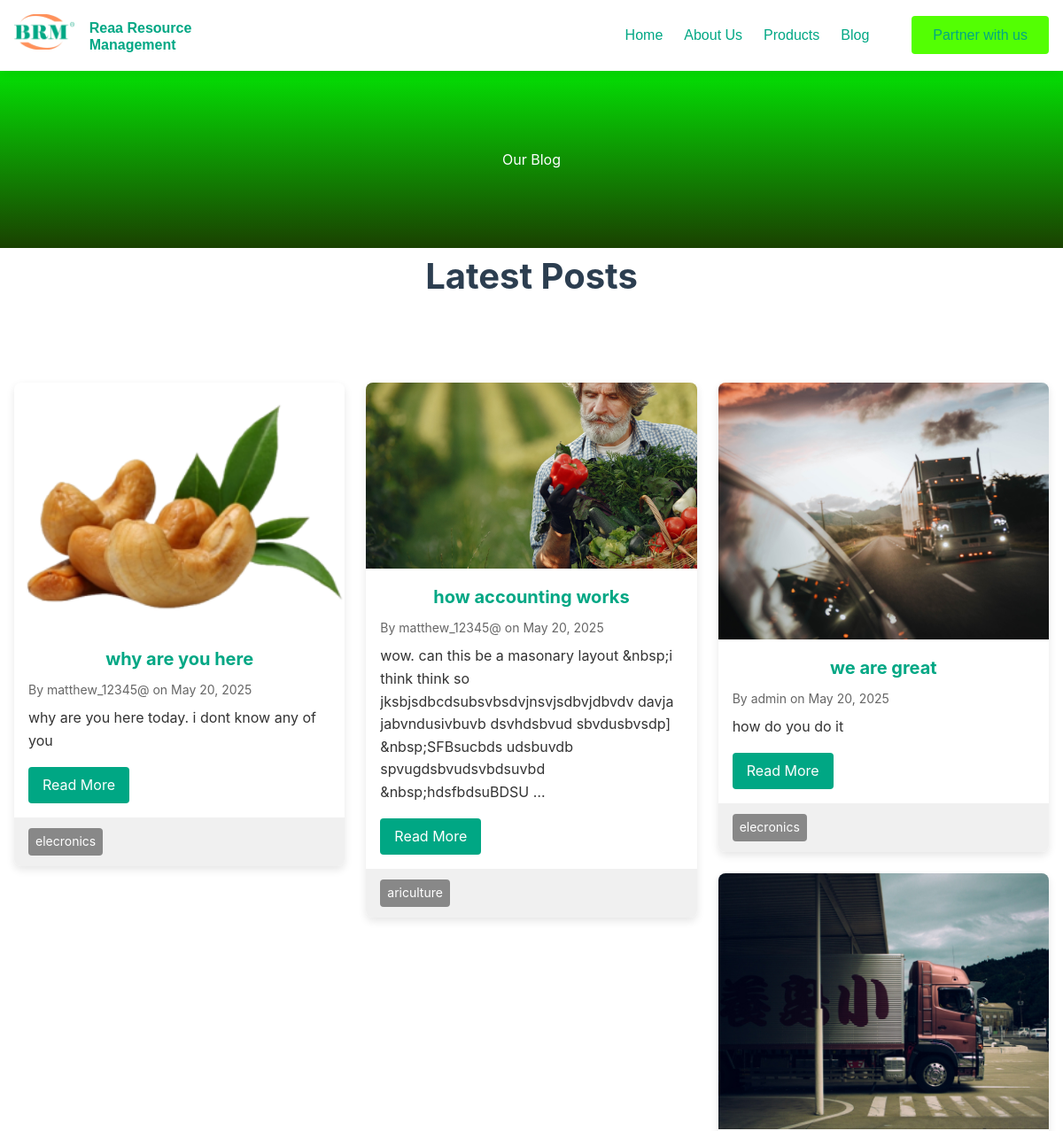
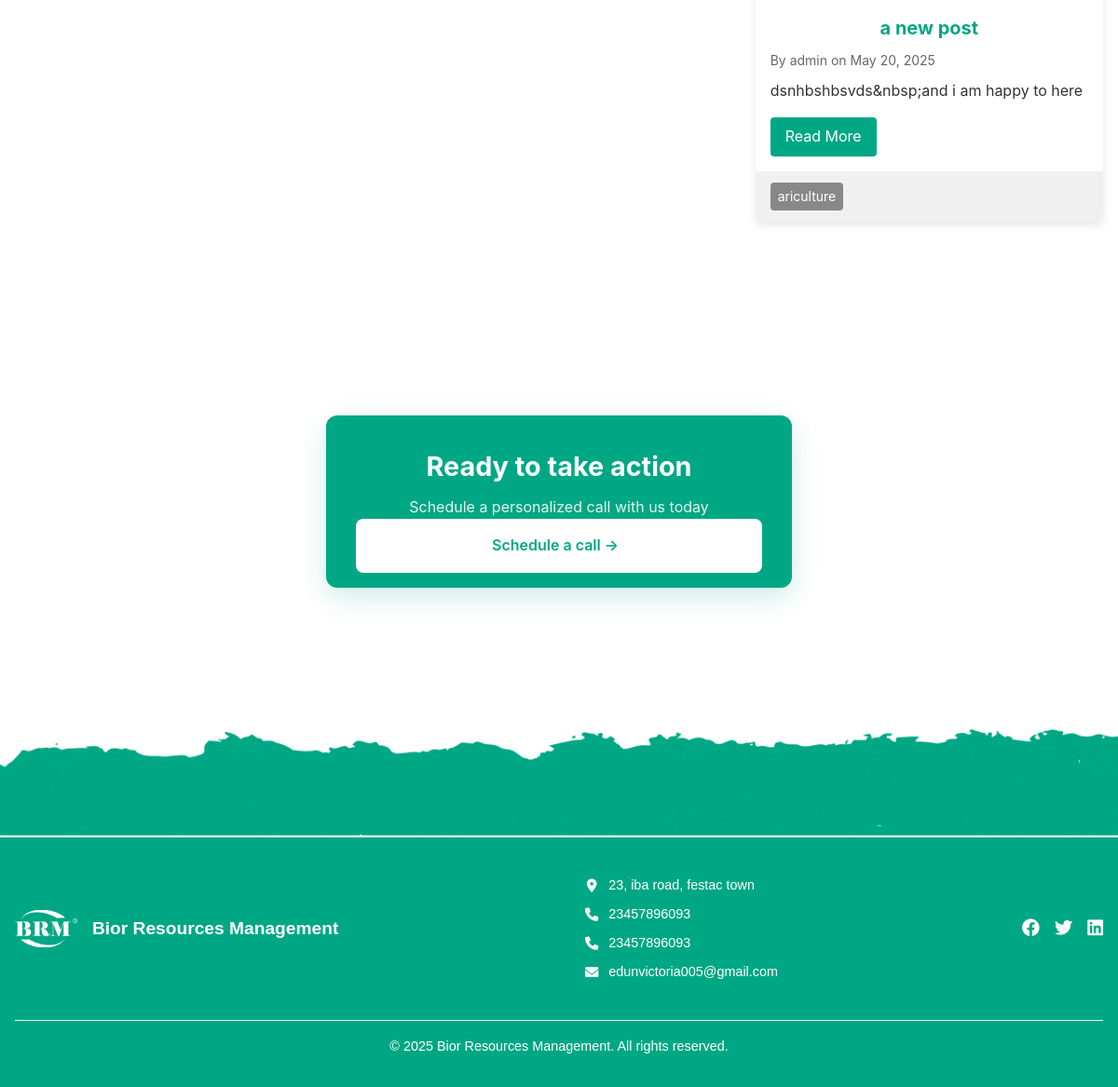
Screenshot of /blog/ with the database file from the repository (2 pictures, top to bottom).
### rearm/models.py (models this page shows, shortened)
class Navbar(models.Model):
    logo = models.ImageField(upload_to='navbar/')  # Stores in `media/navbar/`
    site_name = models.CharField(max_length=100)
    def logo_preview(self):
        if self.logo:
            return mark_safe(f'<img src="{self.logo.url}" width="50" />')
        return "No Logo"
    logo_preview.short_description = 'Preview'

class CompanyInfo(models.Model):
    name = models.CharField(max_length=100)
    logo = models.ImageField(upload_to='company/')
    address = models.TextField()
    phone_number_1 = models.CharField(max_length=20)
    phone_number_2 = models.CharField(max_length=20, blank=True, null=True)
    email = models.EmailField()
    class Meta:
        verbose_name_plural = "Company Info"

class SocialMedia(models.Model):
    PLATFORMS = [
        ('facebook', 'Facebook'),
        ('twitter', 'Twitter'),
        ('instagram', 'Instagram'),
        ('linkedin', 'LinkedIn'),
        ('youtube', 'YouTube'),
    ]
    company = models.ForeignKey(CompanyInfo, on_delete=models.CASCADE, related_name='social_media')
    platform = models.CharField(max_length=20, choices=PLATFORMS)
    url = models.URLField()
    def icon_class(self):
        return f"fab fa-{self.platform}"

### blog/models.py (models this page shows, shortened)
class Post(models.Model):
    title = models.CharField(max_length=200)
    slug = models.SlugField(unique=True, max_length=200)
    author = models.ForeignKey(User, on_delete=models.CASCADE)
    content = CKEditor5Field('Text', config_name='extends')
    featured_image = models.ImageField(upload_to='blog_images/', blank=True, null=True)
    categories = models.ManyToManyField(Category)
    created_at = models.DateTimeField(auto_now_add=True)
    updated_at = models.DateTimeField(auto_now=True)
    is_published = models.BooleanField(default=False)
    class Meta:
        ordering = ['-created_at']
    def get_absolute_url(self):
        return reverse('post_detail', kwargs={'slug': self.slug})

class Category(models.Model):
    name = models.CharField(max_length=100)
    slug = models.SlugField(unique=True)

### blog/views.py (the view)
# urls.py: path('', home, name='post_list'),
def home(request):
    posts = Post.objects.filter(is_published=True).order_by('-created_at')
    featured_posts = Post.objects.filter(is_published=True).order_by('-created_at')[:3]
    recent_posts = Post.objects.filter(is_published=True).order_by('-created_at')[3:6]
    categories = Category.objects.all()
    if request.method == 'POST':
        form = NewsletterForm(request.POST)
        if form.is_valid():
            form.save()
            return JsonResponse({'success': True})
        return JsonResponse({'success': False, 'errors': form.errors})
    else:
        form = NewsletterForm()
    return render(request, 'blog/post_list.html', {
        'posts': posts,
        'featured_posts': featured_posts,
        'recent_posts': recent_posts,
        'categories': categories,
        'newsletter_form': form
    })

### rearm/context_processors.py (called while the page is built)
def global_context(request):
    context = {}
    context['navbar'] = Navbar.objects.first()
    context['hero_sections'] = {
        hero.page: hero for hero in HeroSection.objects.all()
    } if HeroSection.objects.exists() else {}
    context['company'] = CompanyInfo.objects.first()
    context['current_year'] = datetime.now().year
    return context

### blog/templates/blog/post_list.html (shortened to what this page needs)
{% extends "base.html" %}
{% load static %}
{% block content %}
<div class="news-splash">Our Blog</div>
 <div class="container fade-in-on-scroll hidden-section ">
        <h1>{% if category %}{{ category.name }}{% else %}Latest Posts{% endif %}</h1>
        <div class="masonry" data-aos="fade-up" data-aos-delay="100">
            {% for post in posts %}
            <div class="masonry-item">
                <div class="card">
                    {% if post.featured_image %}
                    <img src="{{ post.featured_image.url }}" alt="{{ post.title }}">
                    {% endif %}
                    <div class="card-body">
                        <h2>{{ post.title }}</h2>
                        <div class="meta">By {{ post.author }} on {{ post.created_at|date:"M d, Y" }}</div>
                        <p>{{ post.content|striptags|truncatewords:20 }}</p>
                        <a href="{{ post.get_absolute_url }}">Read More</a>
                    </div>
                    <div class="card-footer">
                        {% for category in post.categories.all %}
                        <span class="badge">{{ category.name }}</span>
                        {% endfor %}
                    </div>
                </div>
            </div>
            {% endfor %}
        </div>
    </div>
    {% include "includes/book_demo_banner.html" %}
{% endblock %}

### templates/includes/navbar.html (shortened to what this page needs)
{% load static %}
<nav class="navbar">
  <div class="navbar-container">
    <div class="brand-wrapper">
      {% if navbar %}
        <a href="/" class="navbar-brand">
          <img src="{{ navbar.logo.url }}" alt="{{ navbar.site_name }}" class="logo">
          <span class="site-name">{{ navbar.site_name }}</span>
        </a>
      {% else %}
        <a href="/" class="navbar-brand">
          <img src="{% static 'images/default-logo.png' %}" alt="Default Logo" class="logo">
          <span class="site-name">My Site</span>
        </a>
      {% endif %}
    </div>
    <div class="navbar-links" id="main-nav-links">
      <div class="nav-center">
        <a href="/">Home</a>
        <a href="/about">About Us</a>
        <a href="{% url 'product_list' %}">Products</a>
        <a href="{% url 'post_list_all' %}">Blog</a>
      </div>
      <div class="nav-right">
        <a href="#" class="contact-modal-btn">Partner with us</a>
     </div>
    </div>
  </div>
</nav>

### templates/includes/footer.html
{% load static %}
<div class="footer-grunge">
  <img src="{% static 'img/footerGrunge.png' %}" alt="">
</div>
<footer class="simple-footer">
  <div class="container">
        <div class="footer-content">
            <div class="footer-brand">
                {% if company.logo %}
                <img src="{{ company.logo.url }}" alt="{{ company.name }} Logo" class="footer-logo">
                {% endif %}
                <h3>{{ company.name }}</h3>
            </div>
            <div class="footer-contact">
                <p><i class="fas fa-map-marker-alt"></i> {{ company.address }}</p>
                <p><i class="fas fa-phone"></i> {{ company.phone_number_1 }}</p>
                {% if company.phone_number_2 %}
                <p><i class="fas fa-phone"></i> {{ company.phone_number_2 }}</p>
                {% endif %}
                <p><i class="fas fa-envelope"></i> {{ company.email }}</p>
            </div>
            <div class="footer-social">
                {% for social in company.social_media.all %}
                <a href="{{ social.url }}" target="_blank" rel="noopener noreferrer" aria-label="{{ social.get_platform_display }}">
                <i class="{{ social.icon_class }}"></i>
                </a>
                {% endfor %}
            </div>
        </div>
        <div class="footer-copyright">
        <p>&copy; {{ current_year }} {{ company.name }}. All rights reserved.</p>
        </div>
  </div>
</footer>

### static/css/animation.css (style rules this page uses)
.hidden-section { opacity: 0; transform: translateY(40px); transition: all 0.7s ease-out; }
.visible-section { opacity: 1; transform: translateY(0); }

### blog/static/blog/css/main.css (style rules this page uses)
body { font-family: Arial, sans-serif; margin: 0; padding: 0; background: #f4f4f4; }
.container { max-width: 1200px; margin: 2rem auto; padding: 1rem; }
h1 { margin-bottom: 1.5rem; font-size: 2rem; text-align: center; }
.masonry { column-count: 1; column-gap: 1.5rem; }
@media (min-width: 600px) { .masonry { column-count: 2; } }
@media (min-width: 900px) { .masonry { column-count: 3; } }
.masonry-item { break-inside: avoid; margin-bottom: 1.5rem; opacity: 1; transform: translateY(40px); transition: all 0.6s ease-out; }
.card { background: white; border-radius: 8px; overflow: hidden; box-shadow: 0 4px 10px rgba(0, 0, 0, 0.1); display: block; }
.card img { width: 100%; height: auto; display: block; }
.card-body { padding: 1rem; }
.card-body h2 { font-size: 1.25rem; margin: 0 0 0.5rem; }
.card-body .meta { font-size: 0.875rem; color: #666; margin-bottom: 0.5rem; }
.card-body p { font-size: 1rem; margin-bottom: 1rem; }
.card-body a { display: inline-block; text-decoration: none; color: white; background: #00A784; padding: 0.5rem 1rem; border-radius: 4px; }
.card-footer { padding: 0.75rem 1rem; background: #f0f0f0; font-size: 0.875rem; }
.badge { display: inline-block; background: #888; color: #fff; padding: 0.25rem 0.5rem; margin-right: 0.25rem; border-radius: 4px; }

### static/css/navbar.css (style rules this page uses)
.navbar { background: white; box-shadow: 0 2px 10px rgba(0,0,0,0.1); position: fixed; width: 100%; top: 0; left: 0; z-index: 1000; font-family: 'TT Firs Neue Trl', sans-serif; font-size: 16px; }
.navbar-container { display: flex; justify-content: space-between; align-items: center; max-width: 1200px; margin: 0 auto; padding: 1rem; }
.brand-wrapper { display: flex; align-items: center; }
.logo { height: 40px; margin-right: 12px; }
.site-name { font-weight: 600; color: #00A784; display: inline-block; max-width: 120px; line-height: 1.2; }
.navbar-links { display: flex; align-items: center; gap: 2rem; }
.nav-center { display: flex; gap: 1.5rem; }
.nav-right { margin-left: 1rem; }
.navbar a { color: #00A784; text-decoration: none; font-weight: 500; }

### static/css/services.css (style rules this page uses)
.container { max-width: 1200px; margin: 0 auto; padding: 0 20px; }
h1 { text-align: center; font-size: 2.5rem; color: #2c3e50; margin-bottom: 3rem; }
h2 { font-size: 1.8rem; color: #34495e; margin-bottom: 1rem; }

### static/css/about.css (style rules this page uses)
.container { padding: 0 1.5rem; }
.container h2 { color: #00A784; }
[data-aos] { transition: all 0.8s cubic-bezier(0.165, 0.84, 0.44, 1); }
[data-aos="fade-up"] { transform: translateY(40px); opacity: 0; }
[data-aos].aos-animate { transform: translateY(0); opacity: 1; }

### static/css/footer.css (style rules this page uses)
.footer-grunge { position: relative; top: 5px; }
.footer-grunge img { width: 100%; }
.simple-footer { font-family: 'TT Firs Neue Trl', sans-serif; background: #00A784; color: #fff; padding: 2rem 0; font-size: 0.9rem; }
.container { padding: 0 1rem; }
.footer-content { display: flex; flex-direction: column; margin-bottom: 2rem; }
.footer-brand { display: flex; align-items: center; gap: 1rem; }
.footer-logo { height: 40px; width: auto; }
.footer-brand h3 { margin: 0; font-size: 1.2rem; }
.footer-contact p { margin: 0.5rem 0; display: flex; align-items: center; gap: 0.5rem; }
.footer-contact i { color: white; width: 20px; text-align: center; }
.footer-social { color: #fff; display: flex; gap: 1rem; }
.footer-social a { color: #fff; font-size: 1.2rem; transition: color 0.3s ease; }
.footer-copyright { text-align: center; padding-top: 1rem; border-top: 1px solid #ffffff; color: #a0aec0; }
.footer-copyright p { color: #fff; }
@media (min-width: 768px) { .footer-content { flex-direction: row; justify-content: space-between; align-items: center; } }
@media (min-width: 768px) { .footer-contact { text-align: center; } }

### static/css/products.css (style rules this page uses)
.container { max-width: 1200px; margin: 0 auto; padding: 0 1rem; }
.container h2 { text-align: center; color: #00A784; }

### static/css/modal-contact.css (style rules this page uses)
.contact-modal-btn { background-color: #53ff03; color: white; border: none; padding: 0.8rem 1.5rem; font-size: 1rem; border-radius: 4px; cursor: pointer; transition: all 0.3s ease; }

### static/css/blog.css (style rules this page uses)
:root { --primary: #6C5CE7; --secondary: #A29BFE; --accent: #FD79A8; --dark: #2D3436; --light: #F5F6FA; --gray: #636E72; --light-gray: #DFE6E9; --white: #FFFFFF; --shadow: 0 10px 30px rgba(0,0,0,0.1); --radius: 12px; --transition: all 0.3s ease; }

### rows the page displays
Navbar: logo (picture), site_name "Reaa Resource Management"
Post: featured_image (picture), title "why are you here", author "matthew_12345@", created_at "May 20, 2025", content "why are you here today. i dont know any of you"
Category: name "elecronics"
Post: featured_image (picture), title "how accounting works", author "matthew_12345@", created_at "May 20, 2025", content "wow. can this be a masonary layout &nbsp;i think think so jksbjsdbcdsubsvbsdvjnsvjsdbvjdbvdv davja jabvndusivbuvb dsvhdsbvud sbvdusbvsdp] &nbsp;SFBsucbds udsbuvdb spvugdsbvudsvbdsuvbd &nbsp;hdsfbdsuBDSU …"
Category: name "ariculture"
Post: featured_image (picture), title "we are great", author "admin", created_at "May 20, 2025", content "how do you do it"
Post: featured_image (picture), title "a new post", author "admin", created_at "May 20, 2025", content "dsnhbshbsvds&nbsp;and i am happy to here"
CompanyInfo: logo (picture), name "Bior Resources Management", address "23, iba road, festac town", phone_number_1 "23457896093", phone_number_2 "23457896093", email "edunvictoria005@gmail.com"

### other values shown
{{ current_year }} "2025"
